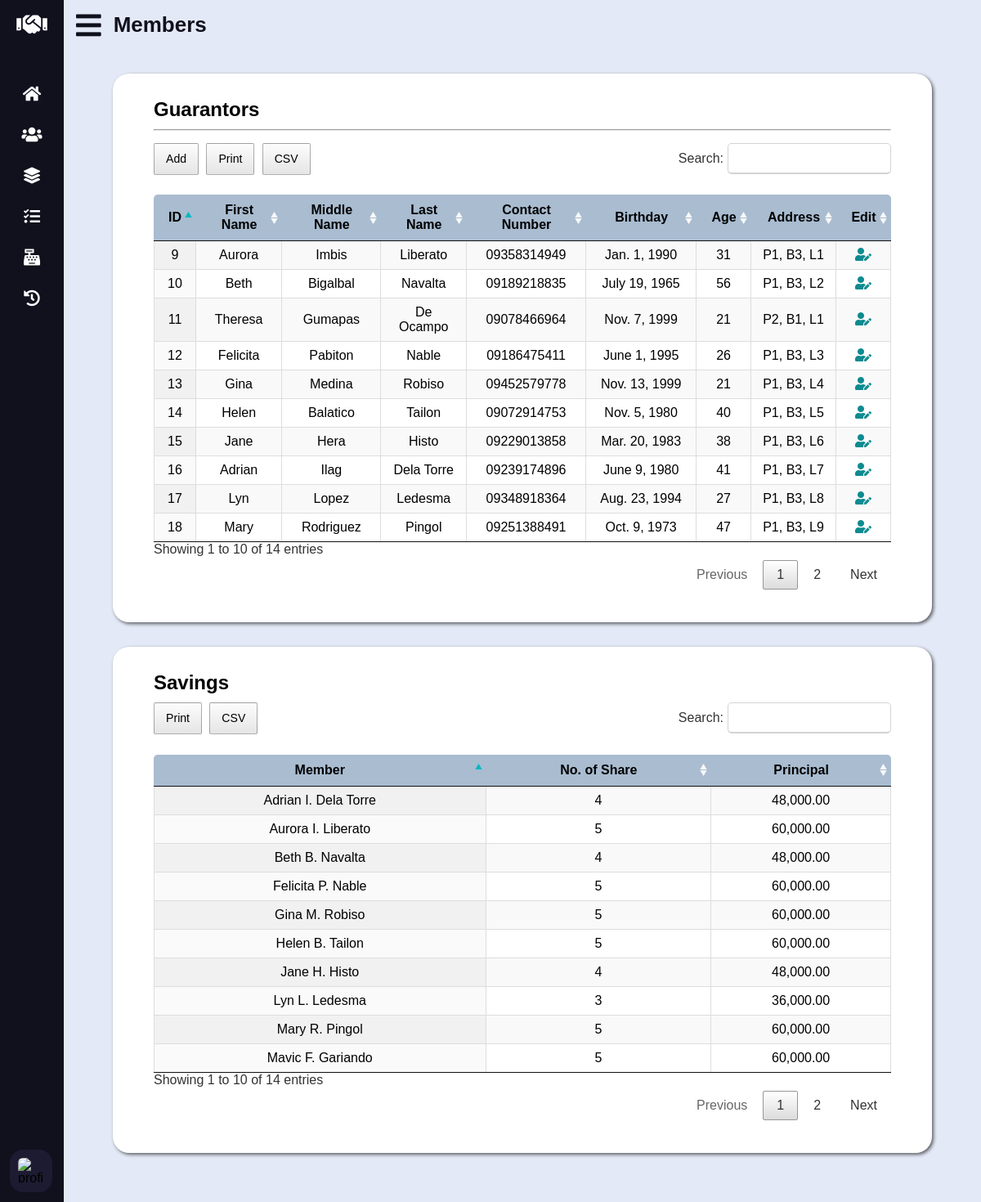
The page /members.php (signed in) on the database its author committed.
### tables this page shows
CREATE TABLE `data_subject` (
	`data_subject_id` INT UNSIGNED AUTO_INCREMENT PRIMARY KEY,
	`fname` VARCHAR(50) NOT NULL,
	`mname` VARCHAR(50) NOT NULL,
	`lname` VARCHAR(50) NOT NULL,
	`contact_no` CHAR(11) NOT NULL,
	`bday` DATE NOT NULL,
	`phase_block_lot` VARCHAR(20) NOT NULL
);

CREATE TABLE `guarantor_cycle_map` (
	`guarantor_id` INT UNSIGNED,
	`cycle_id` YEAR DEFAULT (YEAR(CURDATE())),
	`number_of_share` TINYINT NOT NULL,

	CONSTRAINT pk_guarantor_cycle_map PRIMARY KEY (`guarantor_id`, `cycle_id`),
	CONSTRAINT fk_guarantor_cycle_map_cycle FOREIGN KEY (`cycle_id`)
		REFERENCES `cycle` (`cycle_id`)
		ON UPDATE CASCADE
		ON DELETE RESTRICT,
	CONSTRAINT fk_guarantor_cycle_map_guarantor FOREIGN KEY (`guarantor_id`)
		REFERENCES `guarantor` (`guarantor_id`)
		ON UPDATE CASCADE
		ON DELETE RESTRICT
);

### lib/database-handler.php (called while the page is built, shortened)
<?php
class Database {
	private $host = DB_HOST;
	private $dbname = DB_NAME;
	private $charset = DB_CHARSET;
	private $user = DB_USER;
	private $password = DB_PASSWORD;
	private $dbh;
	private $stmt;
	public function __construct() {
		$dsn = "mysql:host=".$this->host.";charset=".$this->charset.";dbname=".$this->dbname;
		$options = array (
			PDO::ATTR_PERSISTENT => true,
			PDO::ATTR_ERRMODE => PDO::ERRMODE_EXCEPTION,
			PDO::ATTR_ORACLE_NULLS => PDO::NULL_NATURAL
		);
		try {
			$this->dbh = new PDO($dsn, $this->user, $this->password, $options);
		}
		catch (PDOException $e) {
			$this->error = $e->getMessage()." in ".$e->getFile()." on line ".$e->getLine();
			$this->terminate();
		}
	}
	public function query($query) {
		$this->stmt = $this->dbh->prepare($query);
	}
	public function bind($param, $value, $type = null) {
		if (is_null($type)) {
			switch (true) {
				default:
					$type = PDO::PARAM_STR;
			}
		}
		$this->stmt->bindValue($param, $value, $type);
	}
	public function execute($message = "", $redirect = "") {
		try {
			return $this->stmt->execute();
		}
		catch (PDOException $e) {
			$this->logFile = "../src/log.txt";
			$this->error = $e->getMessage()." in ".$e->getFile()." on line ".$e->getLine();
			$this->logError();
		}
		finally {
			if ($redirect !== "") {
				$this->confirmQuery($message, $redirect);
			}
		}
	}
	public function resultSet() {
		$this->execute();
		return $this->stmt->fetchAll(PDO::FETCH_OBJ);
	}
	public function resultSetOneColumn() {
		$this->execute();
		return $this->stmt->fetchAll(PDO::FETCH_COLUMN);
	}
	public function resultColumn() {
		$this->execute();
		return $this->stmt->fetchColumn();
	}
	public function __destruct() {
		$this->dbh = null;
	}
}

### models/Guarantor.php (called while the page is built, shortened)
<?php
class Guarantor {
	private $db;
	private $cycle;
	public function __construct() {
		$this->db = new Database();
		$cycle = new Cycle();
		$this->cycle = $cycle->getCycleId();
	}
	public function getCurrentGuarantors() {
		$this->db->query(
			"SELECT * FROM `data_subject` INNER JOIN `guarantor_cycle_map` ON `data_subject_id` = `guarantor_id` WHERE `cycle_id` = $this->cycle"
		);
		return $this->db->resultSet();
	}
	public function getSavings() {
		$this->db->query(
			"SELECT `guarantor_id`, CONCAT(fname, ' ', LEFT(mname, 1), '. ', lname) AS `member`, `number_of_share`, `number_of_share` * `membership_fee` AS `principal` FROM `data_subject` INNER JOIN `guarantor_cycle_map` gcm ON `data_subject_id` = `guarantor_id` AND `cycle_id` = $this->cycle INNER JOIN `cycle` c ON c.`cycle_id` = gcm.`cycle_id`"
		);
		return $this->db->resultSet();
	}
}

### models/Cycle.php (called while the page is built, shortened)
<?php
class Cycle {
	private $db;
	public function __construct() {
		$this->db = new Database();
	}
	public function getCycleId() {
		if (isset($_SESSION["cycle"])) {
			$session_cycle = $_SESSION["cycle"];
			$periods = $this->getPeriods();
			if (in_array($session_cycle, $periods))
				return $session_cycle;
			else
				return $this->getLatestPeriod();
		}
	}
	public function getPeriods() {
		$this->db->query("SELECT `cycle_id` FROM `cycle`");
		return $this->db->resultSetOneColumn();
	}
}

### lib/conversion-util.php (called while the page is built, shortened)
<?php
class Converter {
	public function bdayToAge($bday) {
		$db = new Database();
		$db->query("CALL calculate_age(?, @age)");
		$db->bind(1, $bday);
		$db->execute();
		$db->query("SELECT @age");
		return $db->resultColumn();
	}
	public function shortToLongDate($date) {
		$time_stamp = strtotime($date);
		$format = "M. j, Y";
		$formatted_date = date($format, $time_stamp);
		if (strpos($formatted_date, "May") !== false)
			$formatted_date = str_replace(".", "", $formatted_date);
		else if (strpos($formatted_date, "Jun") !== false)
			$formatted_date = str_replace(".", "e", $formatted_date);
		else if (strpos($formatted_date, "Jul") !== false)
			$formatted_date = str_replace(".", "y", $formatted_date);
		return $formatted_date;
	}
}

### members.php (the view, shortened to what this page needs)
<?php
	require_once "lib/database-handler.php";
	require_once "lib/conversion-util.php";
	require_once "models/Cycle.php";
	require_once "models/Guarantor.php";
	$converter = new Converter();
	$guarantor = new Guarantor();
	$guarantors = $guarantor->getCurrentGuarantors();
	$savings = $guarantor->getSavings();
?>
<!DOCTYPE html>
<html lang="en">
<head>
	<link rel="stylesheet" type="text/css" href="css/all.min.css" />
	<link rel="stylesheet" type="text/css" href="css/datatables.min.css" />
	<link rel="stylesheet" type="text/css" href="css/tingle.min.css" />
	<link rel="stylesheet" type="text/css" href="css/style.css" />
	<link rel="stylesheet" type="text/css" href="css/vertical-nav-bar.css" />
	<link rel="stylesheet" type="text/css" href="css/tables.css" />
	<link rel="stylesheet" type="text/css" href="css/forms.css" />
	<link rel="stylesheet" type="text/css" href="css/media-queries.css" />
</head>
<body>
	<main>
		<header>
			<i class="fas fa-bars"></i>
			<h2 class="text">Members</h2>
		</header>
		<section id="guarantors">
			<h3>Guarantors</h3>
			<hr />
			<table id="guarantors-tbl" class="display cell-border" width="100%">
				<thead>
					<tr>
						<th>ID</th>
						<th>First Name</th>
						<th>Middle Name</th>
						<th>Last Name</th>
						<th>Contact Number</th>
						<th>Birthday</th>
						<th>Age</th>
						<th>Address</th>
						<th>Edit</th>
					</tr>
				</thead>
				<tbody>
					<?php foreach ($guarantors as $g): ?>
					<tr>
						<td><?php echo $g->guarantor_id ?></td>
						<td><?php echo $g->fname ?></td>
						<td><?php echo $g->mname ?></td>
						<td><?php echo $g->lname ?></td>
						<td><?php echo $g->contact_no ?></td>
						<td><?php echo $converter->shortToLongDate($g->bday) ?></td>
						<td><?php echo $converter->bdayToAge($g->bday); ?></td>
						<td><?php echo $g->phase_block_lot ?></td>
						<td><i class="fas fa-user-edit"></i></td>
					</tr>
					<?php endforeach; ?>
				</tbody>
			</table>
		</section>
		<section id="savings">
			<h3>Savings</h3>
			<table id="savings-tbl" class="display cell-border" width="100%">
				<thead>
					<tr>
						<th>Member</th>
						<th>No. of Share</th>
						<th>Principal</th>
					</tr>
				</thead>
				<tbody>
					<?php foreach ($savings as $s): ?>
					<tr>
						<td><?php echo $s->member; ?></td>
						<td><?php echo $s->number_of_share; ?></td>
						<td><?php echo number_format($s->principal, 2, ".", ","); ?></td>
					</tr>
					<?php endforeach; ?>
				</tbody>
			</table>
		</section>
	</main>
</body>
</html>

### css/style.css (style rules this page uses)
:root { --athens-gray: #e8e9eb; --azureish-white: #dae8f5; --blue-chill: #0d8b90; --botticelli: #d4e1ee; --chambray: #345f90; --cyan: #03b8c0; --dark-purple: #1d1b31; --eden: #0d3b4c; --light-gray: #d3d3d3; --light-steel-blue: #a9bcd0; --link-water: #e4e9f7; --persian-red: #d33333; --roman-silver: #787e87; --silver-sand: #c5c6c8; --xiketic: #11101d; }
* { box-sizing: border-box; font-family: "Poppins", sans-serif; margin: 0; padding: 0; }
html, body { height: 100%; }
main { background: var(--link-water); left: 280px; min-height: 100vh; padding-bottom: 30px; position: relative; transition: all 0.5s ease; width: calc(100% - 280px); }
main header { align-items: center; color: var(--xiketic); display: flex; font-size: 35px; height: 60px; overflow: hidden; }
main header .fa-bars { cursor: pointer; margin: 0 15px; }
h2 { font-size: 26px; font-weight: 600; }
h3 { font-size: 24px; margin: 10px 0; }
section { background-color: #fff; border-radius: 20px; box-shadow: 2px 2px 4px rgba(0, 0, 0, 0.6); margin: 30px 60px; padding: 20px 50px 40px 50px; }
hr { margin-bottom: 15px; }

### css/vertical-nav-bar.css (style rules this page uses)
nav { background: var(--xiketic); height: 100%; left: 0; position: fixed; top: 0; transition: all 0.5s ease; width: 280px; z-index: 100; }
nav.closed { width: 78px; }
nav h1 { align-items: center; display: flex; height: 60px; width: 100%; }
nav h1 .fa-handshake { color: #fff; font-size: 30px; height: 50px; line-height: 50px; min-width: 78px; text-align: center; }
nav .nav-links { height: 100%; overflow: auto; padding: 30px 0 150px 0; }
nav.closed .nav-links { overflow: visible; }
nav .nav-links li { list-style: none; position: relative; transition: all 0.4s ease; }
nav .nav-links li .parent-menu { align-items: center; display: flex; justify-content: space-between; }
nav.closed .nav-links li .parent-menu { display: block }
nav .nav-links li i { color: #fff; cursor: pointer; font-size: 20px; height: 50px; line-height: 50px; min-width: 78px; text-align: center; transition: all 0.3s ease; }
nav .nav-links li a { align-items: center; display: flex; text-decoration: none; }
nav .profile-details { align-items: center; background: var(--dark-purple); bottom: 0; display: flex; justify-content: flex-start; padding: 12px 0; position: fixed; transition: all 0.5s ease; width: 280px; }
nav.closed .profile-details { background: none; }
nav.closed .profile-details { width: 78px; }
nav .profile-details .profile-content { align-items: center; display: flex; }
nav .profile-details img { background: var(--dark-purple); border-radius: 16px; height: 52px; margin: 0 14px 0 12px; object-fit: cover; transition: all 0.5s ease; width: 52px; }
nav.closed .profile-details img { padding: 10px; }
nav.closed ~ main { left: 78px; width: calc(100% - 78px); }

### css/tables.css (style rules this page uses)
table { padding-top: 20px; text-align: center; }
table thead th { background-color: var(--light-steel-blue); font-family: "Poppins Regular", sans-serif; }
table thead th:first-child { border-radius: 5px 0 0 0; }
table thead th:last-child { border-radius: 0 5px 0 0; }
table .fas { color: var(--blue-chill); text-decoration: none; }
.fas, .far, #new-guarantor table tr:hover { cursor: pointer; }

### rows shown on the page
data_subject: guarantor_cycle_map.guarantor_id "9", fname "Aurora", mname "Imbis", lname "Liberato", contact_no "09358314949", bday "Jan. 1, 1990", bday "31", phase_block_lot "P1, B3, L1"
data_subject: guarantor_cycle_map.guarantor_id "10", fname "Beth", mname "Bigalbal", lname "Navalta", contact_no "09189218835", bday "July 19, 1965", bday "56", phase_block_lot "P1, B3, L2"
data_subject: guarantor_cycle_map.guarantor_id "11", fname "Theresa", mname "Gumapas", lname "De Ocampo", contact_no "09078466964", bday "Nov. 7, 1999", bday "21", phase_block_lot "P2, B1, L1"
data_subject: guarantor_cycle_map.guarantor_id "12", fname "Felicita", mname "Pabiton", lname "Nable", contact_no "09186475411", bday "June 1, 1995", bday "26", phase_block_lot "P1, B3, L3"
data_subject: guarantor_cycle_map.guarantor_id "13", fname "Gina", mname "Medina", lname "Robiso", contact_no "09452579778", bday "Nov. 13, 1999", bday "21", phase_block_lot "P1, B3, L4"
data_subject: guarantor_cycle_map.guarantor_id "14", fname "Helen", mname "Balatico", lname "Tailon", contact_no "09072914753", bday "Nov. 5, 1980", bday "40", phase_block_lot "P1, B3, L5"
data_subject: guarantor_cycle_map.guarantor_id "15", fname "Jane", mname "Hera", lname "Histo", contact_no "09229013858", bday "Mar. 20, 1983", bday "38", phase_block_lot "P1, B3, L6"
data_subject: guarantor_cycle_map.guarantor_id "16", fname "Adrian", mname "Ilag", lname "Dela Torre", contact_no "09239174896", bday "June 9, 1980", bday "41", phase_block_lot "P1, B3, L7"
data_subject: guarantor_cycle_map.guarantor_id "17", fname "Lyn", mname "Lopez", lname "Ledesma", contact_no "09348918364", bday "Aug. 23, 1994", bday "27", phase_block_lot "P1, B3, L8"
data_subject: guarantor_cycle_map.guarantor_id "18", fname "Mary", mname "Rodriguez", lname "Pingol", contact_no "09251388491", bday "Oct. 9, 1973", bday "47", phase_block_lot "P1, B3, L9"
guarantor_cycle_map: member "Aurora I. Liberato", number_of_share "5", principal "60,000.00"
guarantor_cycle_map: member "Beth B. Navalta", number_of_share "4", principal "48,000.00"
guarantor_cycle_map: member "Felicita P. Nable", number_of_share "5", principal "60,000.00"
guarantor_cycle_map: member "Gina M. Robiso", number_of_share "5", principal "60,000.00"
guarantor_cycle_map: member "Helen B. Tailon", number_of_share "5", principal "60,000.00"
guarantor_cycle_map: member "Jane H. Histo", number_of_share "4", principal "48,000.00"
guarantor_cycle_map: member "Adrian I. Dela Torre", number_of_share "4", principal "48,000.00"
guarantor_cycle_map: member "Lyn L. Ledesma", number_of_share "3", principal "36,000.00"
guarantor_cycle_map: member "Mary R. Pingol", number_of_share "5", principal "60,000.00"
guarantor_cycle_map: member "Mavic F. Gariando", number_of_share "5", principal "60,000.00"
